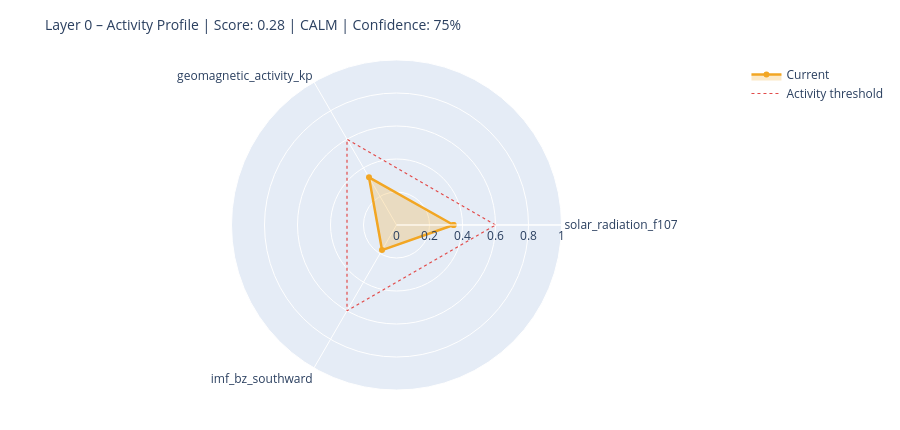

Notebook cell for this chart:
### Markdown cell above
---
## 6. State Assessment & Handoff to Layer 1

### Code cell
# ============================================================
# STEP 1 – Collect raw values with source modes
# Mode: 'primary' | 'fallback_3h' | 'last_valid' | 'missing'
# ============================================================

def safe_last(df, col):
    if df is None or col not in df.columns: return None
    s = df[col].dropna()
    return float(s.iloc[-1]) if not s.empty else None

f107_now = safe_last(df_f107, 'f10.7')
bz_now   = safe_last(df_mag,  'bz_gsm')
kp_now   = safe_last(df_kp,   'kp')
sw_now   = safe_last(df_sw,   'speed')

source_modes = {
    'F10.7':    'primary'  if f107_now is not None else 'missing',
    'Kp':       'primary'  if kp_now   is not None else 'missing',
    'IMF_Bz':   'primary'  if bz_now   is not None else 'missing',
    'SW_speed': 'primary'  if sw_now   is not None else 'missing',
}

# Kp Fallback – 3h endpoint
if kp_now is None:
    try:
        r = requests.get(
            'https://services.swpc.noaa.gov/json/noaa-planetary-k-index.json',
            timeout=10)
        r.raise_for_status()
        fb = pd.DataFrame(r.json())
        tc = next((c for c in fb.columns if 'time' in c.lower()), fb.columns[0])
        kc = next((c for c in fb.columns if 'kp' in c.lower() and c != tc), None)
        if kc:
            fb[kc] = fb[kc].astype(str).str.extract(r'([0-9]+(?:\.[0-9]*)?)')[0]
            fb[kc] = pd.to_numeric(fb[kc], errors='coerce')
            fb = fb[fb[kc] >= 0].dropna(subset=[kc])
            if not fb.empty:
                kp_now = float(fb[kc].iloc[-1])
                source_modes['Kp'] = 'fallback_3h'
                print(f'  Kp fallback (3h): {kp_now:.1f}')
    except Exception as e:
        print(f'  Kp fallback failed: {e}')

# Solar Wind Fallback – last valid value
if sw_now is None and df_sw is not None and 'speed' in df_sw.columns:
    s = df_sw['speed'].dropna()
    if not s.empty:
        sw_now = float(s.iloc[-1])
        source_modes['SW_speed'] = 'last_valid'
        print(f'  SW fallback (last_valid): {sw_now:.0f} km/s')

print()
print('Source modes:', source_modes)

# ============================================================
# STEP 2 – Score from available components only
# ============================================================

def norm(v, lo, hi):
    if v is None: return None
    return max(0.0, min(1.0, (v - lo) / (hi - lo)))

COMPONENTS = {
    'solar_radiation_f107':    (f107_now, norm(f107_now, 60, 250)),
    'geomagnetic_activity_kp': (kp_now,   norm(kp_now,   0,   9)),
    'imf_bz_southward':        (bz_now,   norm(-(bz_now or 0) if bz_now else None, -5, 30)
                                           if bz_now is not None else None),
    'solar_wind_speed':        (sw_now,   norm(sw_now, 300, 800)),
}

available   = {k: v[1] for k, v in COMPONENTS.items() if v[1] is not None}
unavailable = [k for k, v in COMPONENTS.items() if v[1] is None]

layer0_score = round(sum(available.values()) / len(available), 4) if available else None
confidence   = round(len(available) / len(COMPONENTS), 2)

level = ('unknown'  if layer0_score is None
         else 'calm'     if layer0_score < 0.3
         else 'moderate' if layer0_score < 0.6
         else 'active')

# ============================================================
# STEP 3 – Dominant Driver
# ============================================================

def dominant_driver(kp, f107, bz, sw):
    candidates = []
    if kp   is not None and kp   >= 4:   candidates.append(('geomagnetic',    kp / 9))
    if sw   is not None and sw   >= 500:  candidates.append(('solar_wind',     sw / 800))
    if bz   is not None and bz   <= -5:   candidates.append(('imf_southward',  abs(bz) / 30))
    if f107 is not None and f107 >= 150:  candidates.append(('solar_radiation',f107 / 250))
    return max(candidates, key=lambda x: x[1])[0] if candidates else 'none'

driver = dominant_driver(kp_now, f107_now, bz_now, sw_now)

# ============================================================
# STEP 4 – Downstream expectations
# ============================================================

def downstream_expectation(driver, score, kp, bz, f107):
    exp = {
        'magnetosphere':        'calm',
        'ionosphere':           'calm',
        'schumann_resonance':   'unchanged',
        'lithosphere_currents': 'low',
    }
    if driver == 'geomagnetic' or (kp and kp >= 5):
        exp['magnetosphere']        = 'compressed / storm'
        exp['ionosphere']           = 'elevated disturbance (TEC variability)'
        exp['schumann_resonance']   = 'elevated amplitude possible'
        exp['lithosphere_currents'] = 'elevated induction currents'
    elif driver == 'imf_southward' or (bz and bz <= -5):
        exp['magnetosphere']        = 'energy coupling active'
        exp['ionosphere']           = 'elevated electron density possible'
        exp['schumann_resonance']   = 'slight modulation possible'
    elif driver == 'solar_radiation' or (f107 and f107 >= 150):
        exp['ionosphere']           = 'elevated ionization (F-layer)'
        exp['schumann_resonance']   = 'slightly elevated background activity'
    return exp

downstream = downstream_expectation(driver, layer0_score, kp_now, bz_now, f107_now)

# ============================================================
# CONSOLE OUTPUT
# ============================================================

W = 58
print('=' * W)
print('LAYER 0 – STATE ASSESSMENT')
print('=' * W)
for name, (raw_v, score_v) in COMPONENTS.items():
    if score_v is not None:
        bar = '█' * int(score_v * 20) + '░' * (20 - int(score_v * 20))
        print(f'  {name:<35}  {bar}  {score_v:.2f}')
    else:
        print(f'  {name:<35}  {"─" * 20}  n/a')
print('-' * W)
print(f'  Score ({len(available)}/{len(COMPONENTS)} components):  {layer0_score:.3f}')
print(f'  Confidence:         {confidence:.0%}')
print(f'  Level:              {level.upper()}')
print(f'  Dominant Driver:    {driver}')

# Radar chart
cats = list(available.keys())
vals = list(available.values())
if len(cats) >= 3:
    fig = go.Figure()
    fig.add_trace(go.Scatterpolar(
        r=vals + [vals[0]], theta=cats + [cats[0]],
        fill='toself', fillcolor='rgba(242,166,35,0.25)',
        line=dict(color='#F2A623', width=2.5), name='Current'
    ))
    fig.add_trace(go.Scatterpolar(
        r=[0.6] * (len(cats) + 1), theta=cats + [cats[0]],
        line=dict(color='#E24B4A', dash='dot', width=1.2),
        mode='lines', name='Activity threshold'
    ))
    fig.update_layout(
        title=dict(text=f'Layer 0 – Activity Profile | Score: {layer0_score:.2f} | {level.upper()} | Confidence: {confidence:.0%}',
                   font=dict(size=14)),
        polar=dict(radialaxis=dict(visible=True, range=[0, 1])),
        height=430, showlegend=True,
        margin=dict(l=60, r=60, t=60, b=40)
    )
    fig.show()

### Figure 1 — Plotly figure (JSON) as saved in the notebook; plotly's stock layout.template omitted (floating-point values rounded to 4 significant figures)
{"data": [{"fill": "toself", "fillcolor": "rgba(242,166,35,0.25)", "line": {"color": "#F2A623", "width": 2.5}, "name": "Current", "r": [0.3457, 0.3333, 0.1754, 0.3457], "theta": ["solar_radiation_f107", "geomagnetic_activity_kp", "imf_bz_southward", "solar_radiation_f107"], "type": "scatterpolar"}, {"line": {"color": "#E24B4A", "dash": "dot", "width": 1.2}, "mode": "lines", "name": "Activity threshold", "r": [0.6, 0.6, 0.6, 0.6], "theta": ["solar_radiation_f107", "geomagnetic_activity_kp", "imf_bz_southward", "solar_radiation_f107"], "type": "scatterpolar"}], "layout": {"height": 430, "margin": {"b": 40, "l": 60, "r": 60, "t": 60}, "polar": {"radialaxis": {"range": [0, 1], "visible": true}}, "showlegend": true, "title": {"font": {"size": 14}, "text": "Layer 0 – Activity Profile | Score: 0.28 | CALM | Confidence: 75%"}}}
